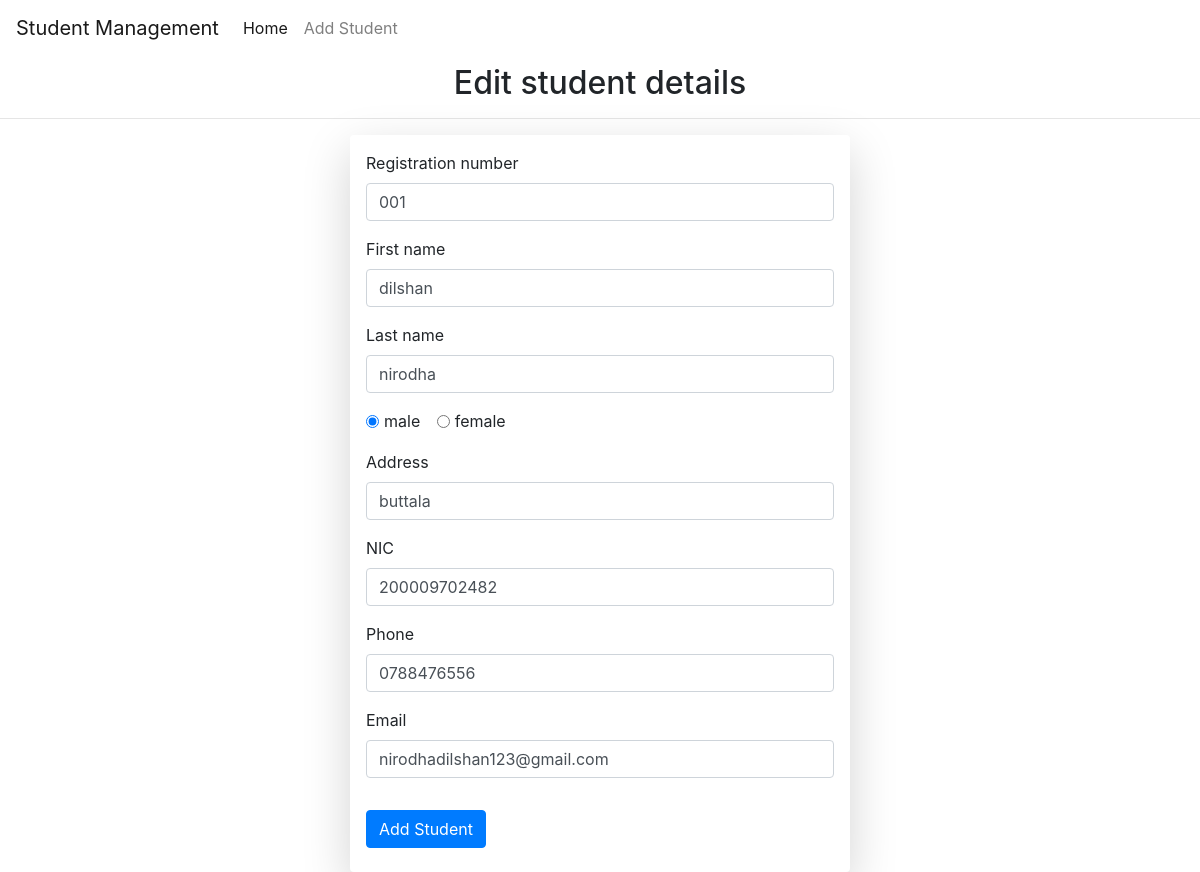
The page /update-student/001/ on the database its author committed.
### student/models.py (models this page shows)
class Student(models.Model):
    regnumber = models.SlugField(max_length=100, unique=True)
    firstname = models.CharField(max_length=50)
    lastname = models.CharField(max_length=50)
    email = models.CharField(max_length=100)
    phone = models.CharField(max_length=10)
    address = models.CharField(max_length=200)
    nic = models.CharField(max_length=12)
    GENDER_CHOICES = [
        ('male','male'),
        ('female', 'female'),
    ]
    gender = models.CharField(
        max_length=6,
        choices=GENDER_CHOICES,
        default='male',
    )

### student/views.py (the view)
# urls.py: path('update-student/<slug:regnumber>/',views.student_update),
def student_update(request, regnumber):
    std_update = Student.objects.get(regnumber = regnumber)
    return render(request, 'student/update-student.html', {'std_update': std_update})

### templates/student/update-student.html (shortened to what this page needs)
<!doctype html>
<html lang="en">
  <head>
    <link rel="stylesheet" href="https://cdn.jsdelivr.net/npm/bootstrap@4.4.1/dist/css/bootstrap.min.css">
  </head>
  <body>
    {% include 'student/navbar.html' %}
    <h2 class="text-center my-2">Edit student details</h2>
    <hr>
    <form class="container shadow-lg rounded p-3 mx-auto" style="max-width: 500px;" action="/update/{{std_update.regnumber}}/" method="POST">
      <div class="form-group ">
          <label  for="exampleInputUsername1">Registration number</label>
          <input name="regnumber" value="{{std_update.regnumber}}" type="text" class="form-control" id="exampleInputUsername1"  placeholder="Enter name" required>
       </div>
      <div class="form-group " >
          <label for="exampleInputUsername1">First name</label>
          <input name="firstname"  value="{{std_update.firstname}}" type="text" class="form-control" id="exampleInputFirstname1"  placeholder="Enter first name" required>
       </div>
       <div class="form-group">
          <label for="exampleInputUsername1">Last name</label>
          <input name="lastname" type="text"  value="{{std_update.lastname}}" class="form-control" id="exampleInputLastname1"  placeholder="Enter last name" required>
       </div>
       <div class="form-group">
        <div class="form-check form-check-inline">
          <input class="form-check-input" type="radio" name="gender" id="inlineRadio1" value="male"
          {% if std_update.gender == 'male' %} checked {% endif %}
          >
          <label class="form-check-label" for="inlineRadio1">male</label>
        </div>
        <div class="form-check form-check-inline">
          <input class="form-check-input" type="radio" name="gender" id="inlineRadio2" value="female"
          >
          <label class="form-check-label" for="inlineRadio2">female</label>
        </div>
       </div>
       <div class="form-group">
        <label for="exampleInputAddress1">Address</label>
        <input name="address" type="text"  value="{{std_update.address}}" class="form-control" id="exampleAddress1"  placeholder="Enter Address"  required>
     </div>
     <div class="form-group">
      <label for="exampleInputNIC">NIC</label>
      <input name="nic" type="text"  value="{{std_update.nic}}" class="form-control" id="exampleAddress1"  placeholder="Enter National Id number"  required>
   </div>
   <div class="form-group">
    <label for="exampleInputNIC">Phone</label>
    <input name="phone" type="text"  value="{{std_update.phone}}" class="form-control" id="examplePhone"  placeholder="Enter telephone number"  required>
 </div>
       <div class="form-group">
          <label for="exampleInputEmail1">Email</label>
          <input name="email" type="Email"  value="{{std_update.email}}" class="form-control" id="exampleInputEmail1"  placeholder="Enter E-mail"  required>
       </div>
       <button type="submit" class="btn btn-primary mb-2 mt-3">Add Student</button>
  </form>
  </body>
</html>

### rows shown on the page
Student: regnumber "001", firstname "dilshan", lastname "nirodha", gender "☑ male", gender "☐ female", address "buttala", nic "200009702482", phone "0788476556", email "nirodhadilshan123@gmail.com"
